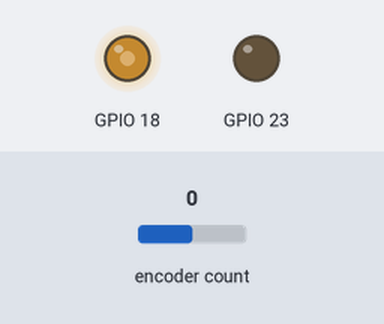
Bench run of a sketch on a simulated ESP32. Parts: output pins drawn as LEDs (lit = HIGH). The inputs (shaded band) are chosen by the test bench; at power-on: encoder count 0. What the sketch prints to the serial monitor is not drawn.

Above: at 0.1 s.
Timing chart, 0 to 1.6 s (numbered marks = the images above):
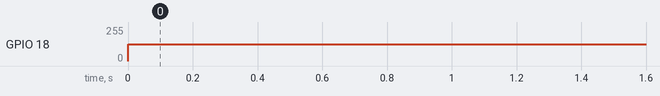

The sketch:

OneWheelControl.ino
```cpp
#include "esp32-hal-ledc.h"
#include <MotorDevs.h>
#include <ESP32Encoder.h>

ESP32Encoder wheelEncoder;
const int PWM_FREQ       = 40000;
const int PWM_RESOLUTION = 8;

long long int encoderData = 0;

int speed = 125;

void setup() {
  Serial.begin(115200);
  wheelEncoder.attachFullQuad(ENC1_A, ENC1_B);
  wheelEncoder.setCount(0);

  ledcAttach(M1N, PWM_FREQ, PWM_RESOLUTION);
  ledcAttach(M1P, PWM_FREQ, PWM_RESOLUTION);

}

void loop() {
  /* Заставляем мотор двигаться */
  ledcWrite(M1N, 0);
  ledcWrite(M1P, speed);

  /* Получаем данные с энкодера */
  Serial.printf("Энкодер: ");
  encoderData = wheelEncoder.getCount();
  Serial.println(encoderData);
  delay(100);

}
```

Measured:
- by itself, GPIO 18: 0/255 → 125/255 at 0.00 s
